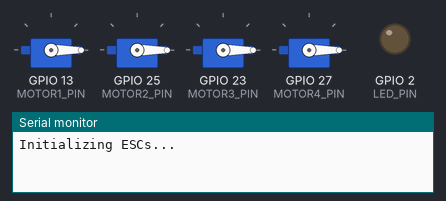
A sketch run on a simulated ESP32. Parts: 4 × servo, output pins drawn as LEDs (lit = HIGH), the last lines printed to the serial monitor.

Above: at 0.1 s.
At 7.1 s:
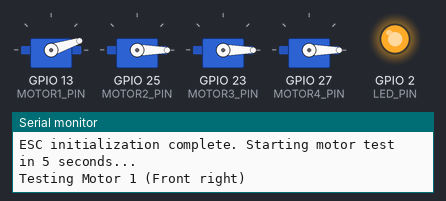
At 13.1 s:
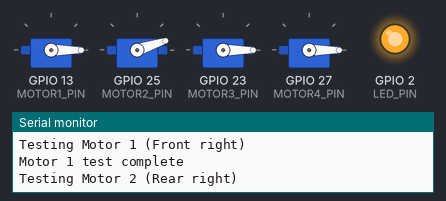
At 19.1 s:
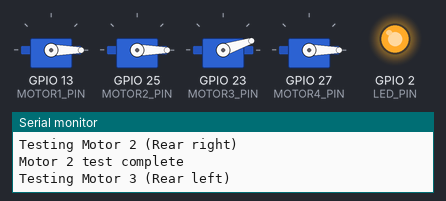
At 25.1 s:
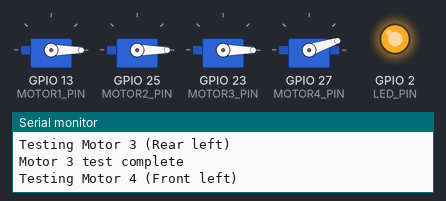
At 46.1 s:
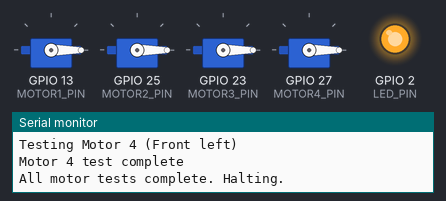
Timing chart, 0 to 47.0 s (numbered marks = the images above):
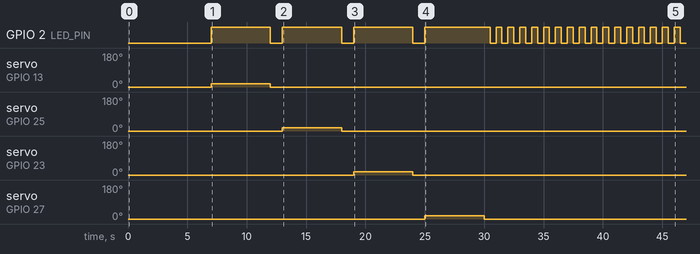

The sketch:

motor_speed_test.ino
```cpp
#include <Arduino.h>
#include <ESP32Servo.h>

// Motor pin definitions
#define MOTOR1_PIN 13  // Front right motor
#define MOTOR2_PIN 25  // Rear right motor
#define MOTOR3_PIN 23  // Rear left motor
#define MOTOR4_PIN 27  // Front left motor
#define LED_PIN 2      // Onboard LED for status

// Motor control constants
const int MIN_MOTOR_SPEED = 1000;  // Minimum ESC PWM (microseconds)
const int MAX_MOTOR_SPEED = 2000;  // Maximum ESC PWM (microseconds)
const int TEST_SPEED = 1100;       // Test speed (microseconds)
const int TEST_DURATION = 5000;    // Test duration per motor (milliseconds)

// Servo objects for motor control
Servo motor1, motor2, motor3, motor4;

void setup() {
  // Initialize Serial for debugging
  Serial.begin(115200);

  // Setup LED
  pinMode(LED_PIN, OUTPUT);
  digitalWrite(LED_PIN, LOW);

  // Allocate timers for PWM
  ESP32PWM::allocateTimer(0);
  ESP32PWM::allocateTimer(1);
  ESP32PWM::allocateTimer(2);
  ESP32PWM::allocateTimer(3);

  // Configure Servo objects
  motor1.setPeriodHertz(50);  // Standard 50Hz PWM for ESCs
  motor2.setPeriodHertz(50);
  motor3.setPeriodHertz(50);
  motor4.setPeriodHertz(50);

  // Attach motors to pins
  motor1.attach(MOTOR1_PIN, MIN_MOTOR_SPEED, MAX_MOTOR_SPEED);
  motor2.attach(MOTOR2_PIN, MIN_MOTOR_SPEED, MAX_MOTOR_SPEED);
  motor3.attach(MOTOR3_PIN, MIN_MOTOR_SPEED, MAX_MOTOR_SPEED);
  motor4.attach(MOTOR4_PIN, MIN_MOTOR_SPEED, MAX_MOTOR_SPEED);

  // Initialize ESCs (set to minimum speed)
  Serial.println("Initializing ESCs...");
  motor1.writeMicroseconds(MIN_MOTOR_SPEED);
  motor2.writeMicroseconds(MIN_MOTOR_SPEED);
  motor3.writeMicroseconds(MIN_MOTOR_SPEED);
  motor4.writeMicroseconds(MIN_MOTOR_SPEED);
  delay(2000);  // Wait for ESCs to initialize

  Serial.println("ESC initialization complete. Starting motor test in 5 seconds...");
  delay(5000);  // Initial delay before starting tests
}

void loop() {
  // Test Motor 1 (Front right)
  Serial.println("Testing Motor 1 (Front right)");
  digitalWrite(LED_PIN, HIGH);  // LED on during test
  motor1.writeMicroseconds(TEST_SPEED);
  delay(TEST_DURATION);
  motor1.writeMicroseconds(MIN_MOTOR_SPEED);
  digitalWrite(LED_PIN, LOW);   // LED off after test
  Serial.println("Motor 1 test complete");
  delay(1000);  // Short pause between tests

  // Test Motor 2 (Rear right)
  Serial.println("Testing Motor 2 (Rear right)");
  digitalWrite(LED_PIN, HIGH);
  motor2.writeMicroseconds(TEST_SPEED);
  delay(TEST_DURATION);
  motor2.writeMicroseconds(MIN_MOTOR_SPEED);
  digitalWrite(LED_PIN, LOW);
  Serial.println("Motor 2 test complete");
  delay(1000);

  // Test Motor 3 (Rear left)
  Serial.println("Testing Motor 3 (Rear left)");
  digitalWrite(LED_PIN, HIGH);
  motor3.writeMicroseconds(TEST_SPEED);
  delay(TEST_DURATION);
  motor3.writeMicroseconds(MIN_MOTOR_SPEED);
  digitalWrite(LED_PIN, LOW);
  Serial.println("Motor 3 test complete");
  delay(1000);

  // Test Motor 4 (Front left)
  Serial.println("Testing Motor 4 (Front left)");
  digitalWrite(LED_PIN, HIGH);
  motor4.writeMicroseconds(TEST_SPEED);
  delay(TEST_DURATION);
  motor4.writeMicroseconds(MIN_MOTOR_SPEED);
  digitalWrite(LED_PIN, LOW);
  Serial.println("Motor 4 test complete");

  // Stop further execution after one complete test cycle
  Serial.println("All motor tests complete. Halting.");
  while (1) {
    digitalWrite(LED_PIN, !digitalRead(LED_PIN)); // Blink LED to indicate halt
    delay(500);
  }
}
```

Measured:
- by itself, GPIO 2 (LED_PIN): goes 3 × (HIGH 5.0 s, LOW 1.0 s), HIGH 5.5 s, 16 × (LOW 0.50 s, HIGH 0.50 s), then LOW
- by itself, servo on GPIO 13 (MOTOR1_PIN): 0° → 18° at 7.0 s, → 0° 5.0 s later
- by itself, servo on GPIO 25 (MOTOR2_PIN): 0° → 18° at 13.0 s, → 0° 5.0 s later
- by itself, servo on GPIO 23 (MOTOR3_PIN): 0° → 18° at 19.0 s, → 0° 5.0 s later
- by itself, servo on GPIO 27 (MOTOR4_PIN): 0° → 18° at 25.0 s, → 0° 5.0 s later
